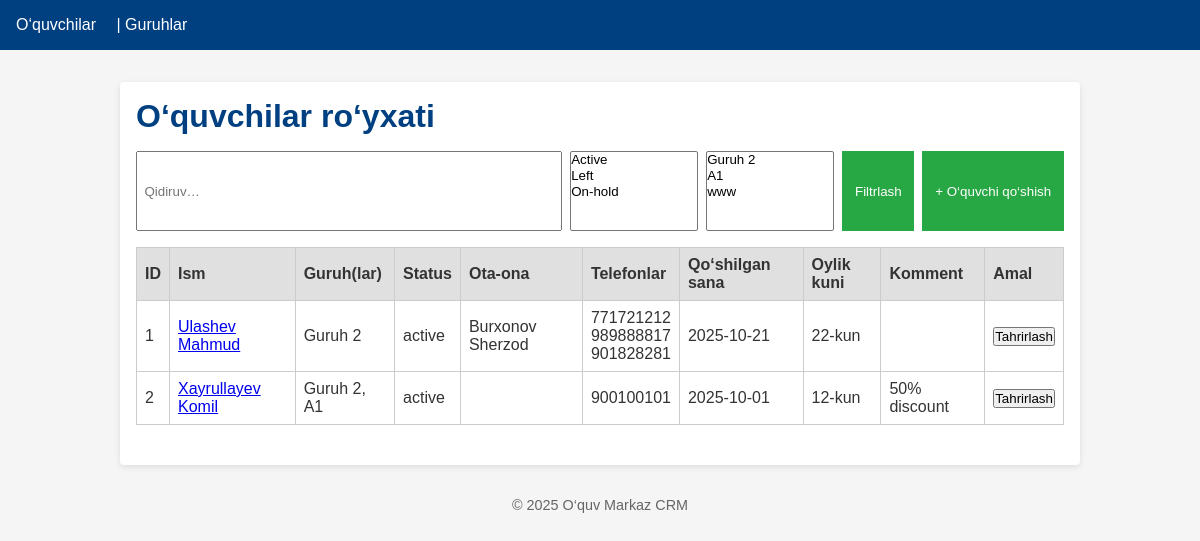
Before: /students with the older database file.
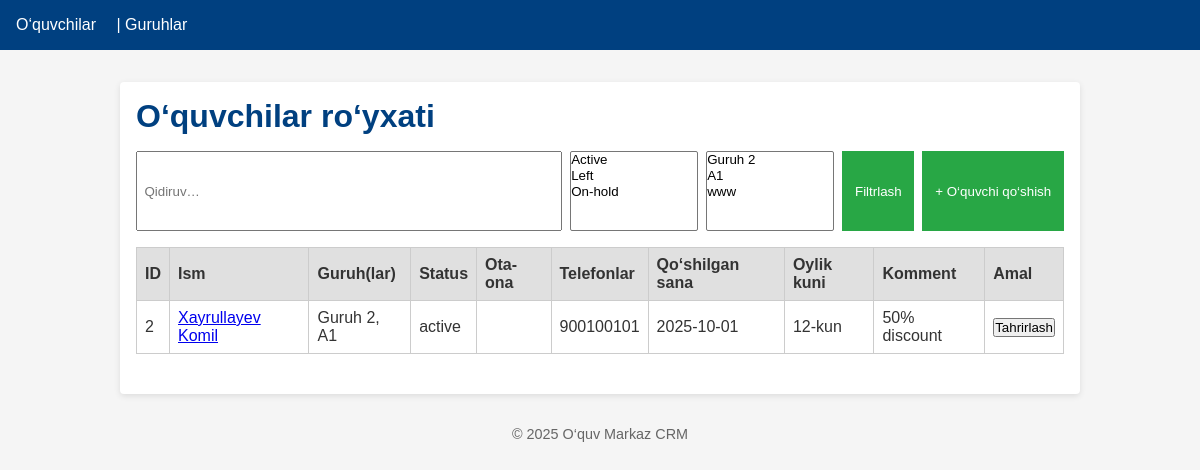
After: the same page with the newer database file.
### models.py (models this page shows)
class Student(db.Model):
    __tablename__ = 'student'
    id          = db.Column(db.Integer, primary_key=True)
    fullname    = db.Column(db.String(100), nullable=False)
    parent_name = db.Column(db.String(100))
    phone1      = db.Column(db.String(20))
    phone2      = db.Column(db.String(20))
    phone3      = db.Column(db.String(20))
    status      = db.Column(db.String(20), default='active')
    join_date   = db.Column(db.Date)
    payment_day = db.Column(db.Integer)
    comments    = db.Column(db.Text)
    groups = db.relationship(
        'Group',
        secondary=student_group,
        backref=db.backref('students', lazy='select'),   # ← change here!
        passive_deletes=True
    )
    attendances = db.relationship(
        'Attendance',
        backref='student',
        lazy='dynamic',
        cascade='all, delete-orphan',
        passive_deletes=True
    )
    homeworks = db.relationship(
        'Homework',
        backref='student',
        lazy='dynamic',
        cascade='all, delete-orphan',
        passive_deletes=True
    )

class Group(db.Model):
    __tablename__ = 'group'
    id       = db.Column(db.Integer, primary_key=True)
    name     = db.Column(db.String(50), nullable=False)
    schedule = db.Column(db.String(100))
    attendances = db.relationship(
        'Attendance',
        backref='group',
        lazy='dynamic',
        cascade='all, delete-orphan',
        passive_deletes=True
    )
    homeworks = db.relationship(
        'Homework',
        backref='group',
        lazy='dynamic',
        cascade='all, delete-orphan',
        passive_deletes=True
    )

### app.py (the view)
@app.route('/students')
def students():
    form = StudentForm()
    form.groups.choices = [(g.id, g.name) for g in Group.query.all()]
    q         = request.args.get('q', '')
    statuses  = request.args.getlist('status')
    group_ids = request.args.getlist('group', type=int)
    query = Student.query
    if q:
        query = query.filter(Student.fullname.ilike(f"%{q}%"))
    if statuses:
        query = query.filter(Student.status.in_(statuses))
    if group_ids:
        query = query.join(Student.groups).filter(Group.id.in_(group_ids))
    students_list = query.all()
    groups_list   = Group.query.all()
    return render_template(
        'students.html',
        students   = students_list,
        groups     = groups_list,
        form       = form,
        q          = q,
        statuses   = statuses,
        group_ids  = group_ids
    )

### forms.py
class StudentForm(FlaskForm):
    fullname    = StringField('Ism',           validators=[DataRequired()])
    parent_name = StringField('Ota-ona ismi',  validators=[Optional()])
    phone1      = StringField('Telefon 1',     validators=[Optional()])
    phone2      = StringField('Telefon 2',     validators=[Optional()])
    phone3      = StringField('Telefon 3',     validators=[Optional()])
    status      = SelectField(
        'Status',
        choices=[('active','Active'),('left','Left'),('on-hold','On-hold')]
    )
    join_date   = DateField('Qo‘shilgan sana', validators=[Optional()])
    payment_day = IntegerField('Oylik kuni',   validators=[Optional()])
    comments    = TextAreaField('Komment',     validators=[Optional()])
    groups      = SelectMultipleField('Guruh(lar)', coerce=int)

### app.py (called while the page is built)
@app.context_processor
def inject_current_year():
    return {'current_year': date.today().year}

### templates/students.html (shortened to what this page needs)
{% extends "base.html" %}
{% block head_css %}
<link rel="stylesheet" href="{{ url_for('static', filename='css/students.css') }}">
{% endblock %}
{% block content %}
<h1>O‘quvchilar ro‘yxati</h1>
<form class="filter-form" method="GET" action="{{ url_for('students') }}">
  <input type="text" name="q" value="{{ q }}" placeholder="Qidiruv…" class="input-text">
  <select name="status" multiple size="3" class="input-multiselect">
    <option value="active"  {% if 'active'  in statuses %}selected{% endif %}>Active</option>
    <option value="left"    {% if 'left'    in statuses %}selected{% endif %}>Left</option>
    <option value="on-hold" {% if 'on-hold' in statuses %}selected{% endif %}>On-hold</option>
  </select>
  <select name="group" multiple size="5" class="input-multiselect">
    {% for g in groups %}
      <option value="{{ g.id }}" {% if g.id in group_ids %}selected{% endif %}>
      </option>
    {% endfor %}
  </select>
  <button type="submit" class="btn-filter">Filtrlash</button>
  <button type="button" id="openAddStudent" class="btn-add">+ O‘quvchi qo‘shish</button>
</form>
<table class="data-table">
  <thead>
    <tr>
      <th>ID</th><th>Ism</th><th>Guruh(lar)</th><th>Status</th>
      <th>Ota-ona</th><th>Telefonlar</th><th>Qo‘shilgan sana</th>
      <th>Oylik kuni</th><th>Komment</th><th>Amal</th>
    </tr>
  </thead>
  <tbody>
    {% for s in students %}
    <tr>
      <td>{{ s.id }}</td>
      <td><a href="{{ url_for('student_detail', id=s.id) }}">{{ s.fullname }}</a></td>
      <td>
        {% for g in s.groups %}{{ g.name }}{% if not loop.last %}, {% endif %}{% endfor %}
      </td>
      <td>{{ s.status }}</td>
      <td>{{ s.parent_name }}</td>
      <td>
        {{ s.phone1 }}{% if s.phone2 %}<br>{{ s.phone2 }}{% endif %}
        {% if s.phone3 %}<br>{{ s.phone3 }}{% endif %}
      </td>
      <td>{{ s.join_date }}</td>
      <td>{{ s.payment_day }}-kun</td>
      <td>{{ s.comments }}</td>
      <td><button class="btn-edit" data-id="{{ s.id }}">Tahrirlash</button></td>
    </tr>
    {% endfor %}
  </tbody>
</table>
{% endblock %}

### templates/base.html (shortened to what this page needs)
<!DOCTYPE html>
<html lang="uz">
<head>
  <link rel="stylesheet" href="{{ url_for('static', filename='css/base.css') }}">
  {% block head_css %}{% endblock %}
</head>
<body>
  <header class="site-header">
    <nav class="nav-bar">
      <a href="{{ url_for('students') }}">O‘quvchilar</a> |
      <a href="{{ url_for('groups') }}">Guruhlar</a>
    </nav>
  </header>
  <main class="content">
    {% block content %}{% endblock %}
  </main>
  <footer class="site-footer">
    &copy; {{ current_year }} O‘quv Markaz CRM
  </footer>
</body>
</html>

### static/css/base.css (style rules this page uses)
* { margin:0;padding:0;box-sizing:border-box }
body { font-family:Arial,sans-serif;background:#f5f5f5;color:#333 }
.site-header { background:#004080;color:#fff;padding:1rem }
.nav-bar a { color:#fff;text-decoration:none;margin-right:1rem }
.content { max-width:960px;margin:2rem auto;padding:1rem;background:#fff;border-radius:4px;box-shadow:0 2px 6px rgba(0,0,0,0.1) }
.site-footer { text-align:center;margin:2rem 0;font-size:0.9rem;color:#666 }
.data-table { width:100%;border-collapse:collapse;margin-bottom:1.5rem }
.data-table th,.data-table td { border:1px solid #ccc;padding:0.5rem;text-align:left }
.data-table th { background:#e0e0e0 }

### static/css/students.css (style rules this page uses)
h1 { color:#004080;margin-bottom:1rem }
.filter-form { display:flex;flex-wrap:wrap;gap:.5rem;margin-bottom:1rem }
.input-text { flex:1;padding:.4rem }
.input-multiselect { width:8rem;height:5rem }
.btn-filter,.btn-add { padding:.4rem .8rem;border:none;cursor:pointer }
.btn-filter { background:#28a745;color:#fff }
.btn-add { background:#28a745;color:#fff }

Changed rows visible on the page:
removed Student: id "1", fullname "Ulashev Mahmud", status "active", parent_name "Burxonov Sherzod", phone1 "771721212", phone2 "989888817", phone3 "901828281", join_date "2025-10-21", payment_day "22", Group (name "Guruh 2")
